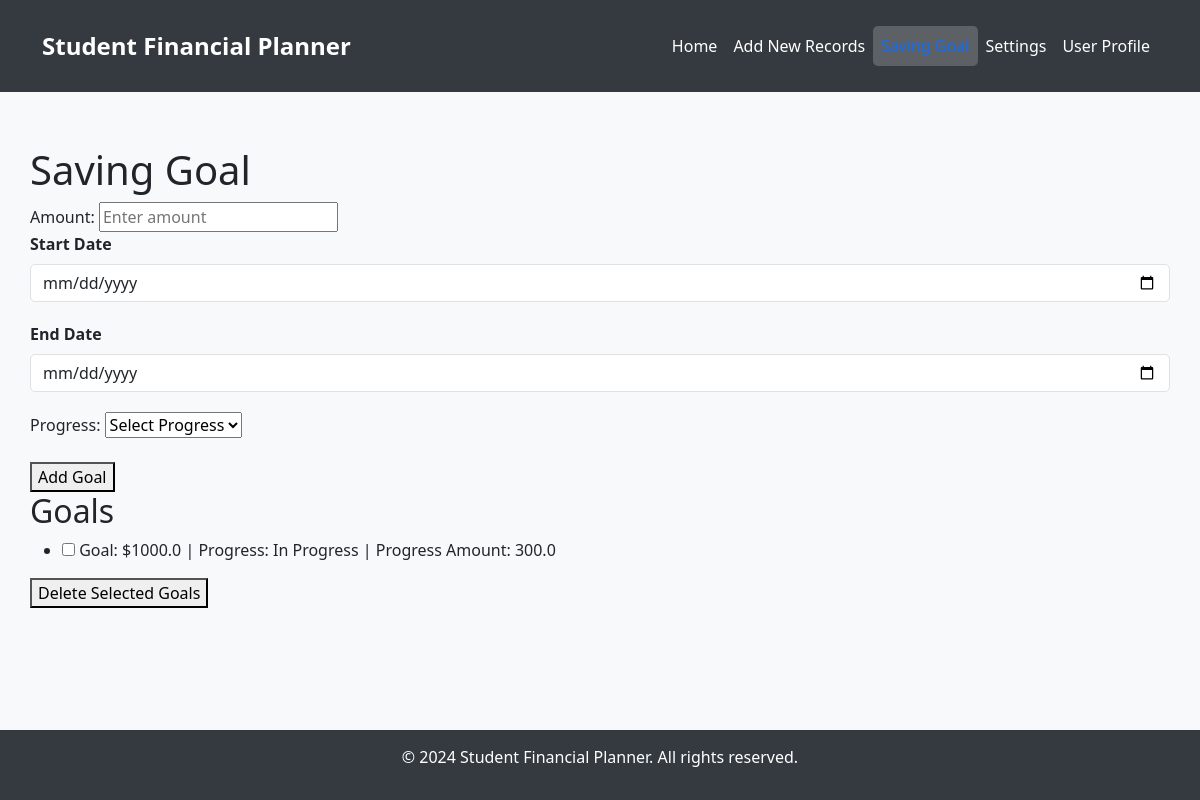
Page /savingGoal (signed in) on the committed database.
### database.py (models this page shows, shortened)
class Saving_Goal(db.Model):
    __tablename__ = 'saving_goal'
    saving_goal_id = db.Column(db.Integer, primary_key=True, autoincrement=True)
    user_id = db.Column(db.Integer, db.ForeignKey('user.user_id'), nullable=True)
    amount = db.Column(db.Float)
    start_date = db.Column(db.DateTime)
    end_date = db.Column(db.DateTime)
    progress = db.Column(db.String(100))
    progress_amount = db.Column(db.Float)

### app.py (the view, shortened to what this page needs)
@app.route('/savingGoal', methods=['GET', 'POST'])
def show_saving_goal_page():
    if 'user_id' not in session:
        return render_template('login.html')
    user_id = session.get('user_id')
    goals = Saving_Goal.query.filter_by(user_id=user_id).all()  # Only fetch goals for the logged-in user
    return render_template('savingGoal.html', active_page='savingGoal', goals=goals)

### templates/savingGoal.html (shortened to what this page needs)
{% extends "base.html" %}
{% block content %}
<h1>Saving Goal</h1>
<div class="goal-form">
    <form method="POST" action="/savingGoal">
        <label for="amount">Amount:</label>
        <input type="number" id="amount" name="amount" placeholder="Enter amount" required><br>
        <div class="form-group" style="margin-bottom: 20px;">
            <label class="form-label" for="start-date">Start Date</label>
            <input type="date" id="start-date" name="start-date" class="form-control" lang="en" required>
        </div>
        <div class="form-group" style="margin-bottom: 20px;">
            <label class="form-label" for="end-date">End Date</label>
            <input type="date" id="end-date" name="end-date" class="form-control" lang="en" required>
        </div>
        <label for="progress">Progress:</label>
        <select id="progress" name="progress" required>
        <option value="">Select Progress</option>
        </select><br>
    <input type="number" id="progress-amount" name="progress_amount" style="display:none;" placeholder="Progress amount"><br>
        <button type="submit">Add Goal</button>
    </form>
</div>
<div id="goal-list">
    <h2>Goals</h2>
    <form method="POST" action="/delete_selected_goals" id="delete-goals-form">
        <ul id="goal-list-items">
            {% for goal in goals %}
            <li>
                <input type="checkbox" name="goal_ids" value="{{ goal.saving_goal_id }}">
                Goal: ${{ goal.amount }} | Progress: {{ goal.progress }} | Progress Amount: {{ goal.progress_amount }}
            </li>
            {% else %}
            <li>No goals added yet.</li>
            {% endfor %}
        </ul>
        <button type="submit" id="delete-selected-goals" {% if goals|length == 0 %}disabled{% endif %}>Delete Selected Goals</button>
    </form>
</div>
{% endblock %}

### static/css/styles.css (style rules this page uses)
:root { --primary-color: #0d6efd; --secondary-color: #6c757d; --accent-color: #198754; --background-color: #f8f9fa; --header-bg-color: #343a40; --header-text-color: #ffffff; --footer-bg-color: #343a40; --footer-text-color: #ffffff; --card-bg-color: #ffffff; --card-border-color: #dee2e6; --button-hover-color: #0b5ed7; --button-active-color: #0a58ca; --font-family: 'Segoe UI', Tahoma, Geneva, Verdana, sans-serif; }
body { font-family: var(--font-family); background-color: var(--background-color); margin: 0; padding: 0; }
form .form-label { font-weight: bold; }
.form-control { border-radius: 5px; }

### rows in the picture
Saving_Goal: amount "1000.0", progress "In Progress", progress_amount "300.0"
